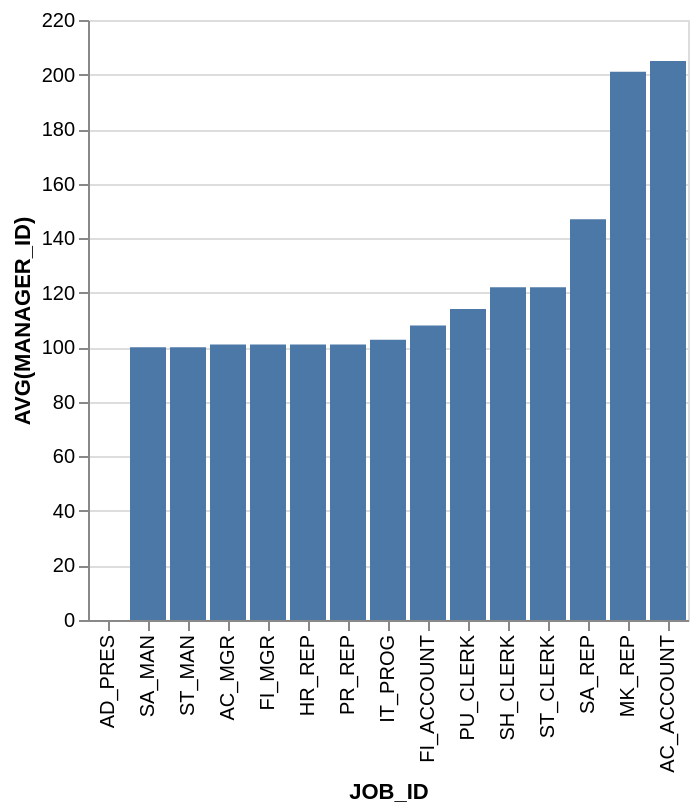

Source (Vega-Lite JSON):
### Vega-Lite specification from a JSON file in a GitHub repository (floating-point values rounded to 4 significant figures)
{"data": {"values": [{"x_data": "AD_PRES", "y_data": 0}, {"x_data": "SA_MAN", "y_data": 100}, {"x_data": "ST_MAN", "y_data": 100}, {"x_data": "AC_MGR", "y_data": 101}, {"x_data": "FI_MGR", "y_data": 101}, {"x_data": "HR_REP", "y_data": 101}, {"x_data": "PR_REP", "y_data": 101}, {"x_data": "IT_PROG", "y_data": 102.8}, {"x_data": "FI_ACCOUNT", "y_data": 108}, {"x_data": "PU_CLERK", "y_data": 114}, {"x_data": "SH_CLERK", "y_data": 122}, {"x_data": "ST_CLERK", "y_data": 122}, {"x_data": "SA_REP", "y_data": 146.9}, {"x_data": "MK_REP", "y_data": 201}, {"x_data": "AC_ACCOUNT", "y_data": 205}]}, "mark": "bar", "encoding": {"x": {"field": "x_data", "type": "nominal", "title": "JOB_ID", "sort": {"op": "sum", "field": "y_data", "order": "ascending"}}, "y": {"field": "y_data", "type": "quantitative", "title": "AVG(MANAGER_ID)"}}}
